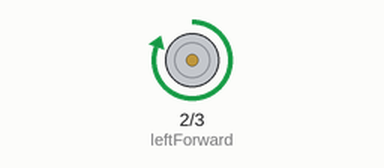
Recording of a sketch running on a simulated Arduino Uno, built with avr-gcc and run on an emulated ATmega328P. Shown: motor-driver pin pairs drawn as motors (green arrow = first pin HIGH = forward, orange = second pin HIGH = backward, longer = more drive).

Above: at 0.5 s.
At 2.5 s:
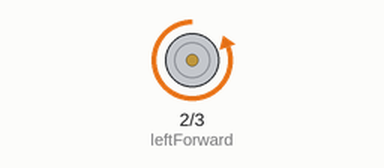
At 3.5 s:
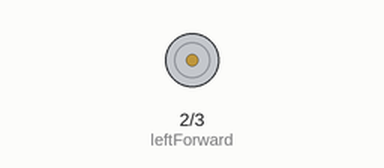
Timing chart, 0 to 5.2 s (numbered marks = the images above):
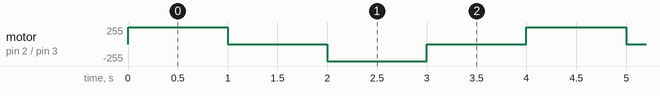

Measured:
- by itself, motor on pin 2 (leftForward) / pin 3 (leftBackward): repeats every 4.0 s: stopped 1.0 s, backward 255/255 1.0 s, stopped 1.0 s, forward 255/255 1.0 s

The sketch:

Motor_Test.ino
```cpp
const int leftForward = 2;
const int leftBackward = 3;

void setup()
{
  pinMode(leftForward , OUTPUT);
  pinMode(leftBackward , OUTPUT);

}

void loop()
{
  digitalWrite(leftForward , HIGH);
  delay(1000);
  digitalWrite(leftForward , LOW);
  delay(1000);
  digitalWrite(leftBackward , HIGH);
  delay(1000);
  digitalWrite(leftBackward , LOW);
  delay(1000);

}
```
